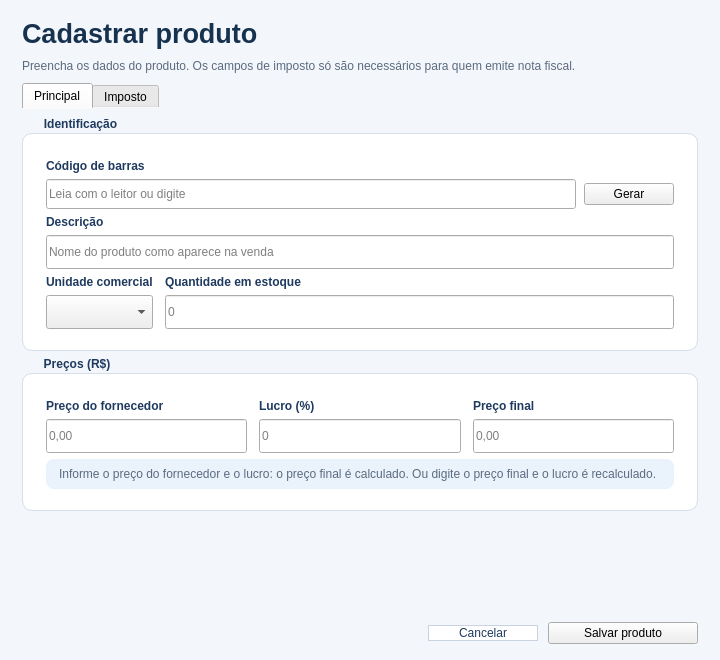
<?xml version="1.0" encoding="UTF-8"?>
<ui version="4.0">
 <class>InserirProduto</class>
 <widget class="QWidget" name="InserirProduto">
  <property name="geometry">
   <rect>
    <x>0</x>
    <y>0</y>
    <width>720</width>
    <height>660</height>
   </rect>
  </property>
  <property name="minimumSize">
   <size>
    <width>640</width>
    <height>620</height>
   </size>
  </property>
  <property name="windowTitle">
   <string>Inserir Produto</string>
  </property>
  <property name="styleSheet">
   <string notr="true">#InserirProduto { background-color: #f3f6fa; }
#label_11 { font-size: 20pt; font-weight: 700; color: #16324f; }
#Lbl_Subtitulo { color: #5b6b7f; }
#Lbl_DicaPreco { font-weight: 400; color: #5b6b7f; background: #eaf3fb; border-radius: 8px; padding: 8px 10px; }
#Lbl_NcmDesc { font-weight: 400; color: #475569; }
QGroupBox QLabel { color: #1e3a5f; font-weight: 600; background: transparent; }
QGroupBox { background-color: white; border: 1px solid #d5dee9; border-radius: 10px; margin-top: 16px; padding: 16px 14px 12px 14px; font-weight: 700; }
QGroupBox::title { subcontrol-origin: margin; left: 14px; padding: 0 6px; color: #1e3a5f; background-color: #f3f6fa; }
QLineEdit, QComboBox { min-height: 28px; }
QTabWidget::pane { background: transparent; border: none; top: 0px; }
QCheckBox#Check_Nf { font-weight: 700; color: #1e3a5f; spacing: 8px; padding: 8px 4px; }</string>
  </property>
  <layout class="QVBoxLayout" name="verticalLayout_raiz">
   <property name="spacing">
    <number>10</number>
   </property>
   <property name="leftMargin">
    <number>22</number>
   </property>
   <property name="topMargin">
    <number>18</number>
   </property>
   <property name="rightMargin">
    <number>22</number>
   </property>
   <property name="bottomMargin">
    <number>16</number>
   </property>
   <item>
    <widget class="QLabel" name="label_11">
     <property name="text">
      <string>Cadastrar produto</string>
     </property>
    </widget>
   </item>
   <item>
    <widget class="QLabel" name="Lbl_Subtitulo">
     <property name="text">
      <string>Preencha os dados do produto. Os campos de imposto só são necessários para quem emite nota fiscal.</string>
     </property>
     <property name="wordWrap">
      <bool>true</bool>
     </property>
    </widget>
   </item>
   <item>
    <widget class="QTabWidget" name="tabWidget">
     <property name="currentIndex">
      <number>0</number>
     </property>
     <widget class="QWidget" name="tab">
      <attribute name="title">
       <string>Principal</string>
      </attribute>
      <layout class="QVBoxLayout" name="verticalLayout_tab1">
       <property name="spacing">
        <number>6</number>
       </property>
       <property name="leftMargin">
        <number>0</number>
       </property>
       <property name="topMargin">
        <number>8</number>
       </property>
       <property name="rightMargin">
        <number>0</number>
       </property>
       <property name="bottomMargin">
        <number>0</number>
       </property>
       <item>
        <widget class="QGroupBox" name="groupBoxIdent">
         <property name="title">
          <string>Identificação</string>
         </property>
         <layout class="QGridLayout" name="gridLayout_ident">
          <property name="horizontalSpacing">
           <number>12</number>
          </property>
          <property name="verticalSpacing">
           <number>6</number>
          </property>
          <item row="0" column="0" colspan="2">
           <widget class="QLabel" name="label">
            <property name="text">
             <string>Código de barras</string>
            </property>
           </widget>
          </item>
          <item row="1" column="0" colspan="2">
           <layout class="QHBoxLayout" name="horizontalLayout">
            <property name="spacing">
             <number>8</number>
            </property>
            <item>
             <widget class="CustomLineEdit" name="Ledit_CBarras">
              <property name="placeholderText">
               <string>Leia com o leitor ou digite</string>
              </property>
             </widget>
            </item>
            <item>
             <widget class="QPushButton" name="Btn_GerarCBarras">
              <property name="minimumSize">
               <size>
                <width>90</width>
                <height>0</height>
               </size>
              </property>
              <property name="toolTip">
               <string>Gera um código de barras interno para o produto</string>
              </property>
              <property name="text">
               <string>Gerar</string>
              </property>
             </widget>
            </item>
           </layout>
          </item>
          <item row="2" column="0" colspan="2">
           <widget class="QLabel" name="label_2">
            <property name="text">
             <string>Descrição</string>
            </property>
           </widget>
          </item>
          <item row="3" column="0" colspan="2">
           <widget class="CustomLineEdit" name="Ledit_Desc">
            <property name="placeholderText">
             <string>Nome do produto como aparece na venda</string>
            </property>
           </widget>
          </item>
          <item row="4" column="0">
           <widget class="QLabel" name="label_5">
            <property name="text">
             <string>Unidade comercial</string>
            </property>
           </widget>
          </item>
          <item row="4" column="1">
           <widget class="QLabel" name="label_3">
            <property name="text">
             <string>Quantidade em estoque</string>
            </property>
           </widget>
          </item>
          <item row="5" column="0">
           <widget class="QComboBox" name="CBox_UCom"/>
          </item>
          <item row="5" column="1">
           <widget class="CustomLineEdit" name="Ledit_Quant">
            <property name="placeholderText">
             <string>0</string>
            </property>
           </widget>
          </item>
         </layout>
        </widget>
       </item>
       <item>
        <widget class="QGroupBox" name="groupBox">
         <property name="title">
          <string>Preços (R$)</string>
         </property>
         <layout class="QGridLayout" name="gridLayout_precos">
          <property name="horizontalSpacing">
           <number>12</number>
          </property>
          <property name="verticalSpacing">
           <number>6</number>
          </property>
          <item row="0" column="0">
           <widget class="QLabel" name="label_8">
            <property name="text">
             <string>Preço do fornecedor</string>
            </property>
           </widget>
          </item>
          <item row="0" column="1">
           <widget class="QLabel" name="label_9">
            <property name="text">
             <string>Lucro (%)</string>
            </property>
           </widget>
          </item>
          <item row="0" column="2">
           <widget class="QLabel" name="label_4">
            <property name="text">
             <string>Preço final</string>
            </property>
           </widget>
          </item>
          <item row="1" column="0">
           <widget class="CustomLineEdit" name="Ledit_PrecoFornecedor">
            <property name="placeholderText">
             <string>0,00</string>
            </property>
           </widget>
          </item>
          <item row="1" column="1">
           <widget class="QLineEdit" name="Ledit_PercentualLucro">
            <property name="placeholderText">
             <string>0</string>
            </property>
           </widget>
          </item>
          <item row="1" column="2">
           <widget class="QLineEdit" name="Ledit_PrecoFinal">
            <property name="placeholderText">
             <string>0,00</string>
            </property>
           </widget>
          </item>
          <item row="2" column="0" colspan="3">
           <widget class="QLabel" name="Lbl_DicaPreco">
            <property name="text">
             <string>Informe o preço do fornecedor e o lucro: o preço final é calculado. Ou digite o preço final e o lucro é recalculado.</string>
            </property>
            <property name="wordWrap">
             <bool>true</bool>
            </property>
           </widget>
          </item>
         </layout>
        </widget>
       </item>
       <item>
        <spacer name="verticalSpacer_tab1">
         <property name="orientation">
          <enum>Qt::Orientation::Vertical</enum>
         </property>
         <property name="sizeHint" stdset="0">
          <size>
           <width>20</width>
           <height>10</height>
          </size>
         </property>
        </spacer>
       </item>
      </layout>
     </widget>
     <widget class="QWidget" name="tab_2">
      <attribute name="title">
       <string>Imposto</string>
      </attribute>
      <layout class="QVBoxLayout" name="verticalLayout_tab2">
       <property name="spacing">
        <number>6</number>
       </property>
       <property name="leftMargin">
        <number>0</number>
       </property>
       <property name="topMargin">
        <number>8</number>
       </property>
       <property name="rightMargin">
        <number>0</number>
       </property>
       <property name="bottomMargin">
        <number>0</number>
       </property>
       <item>
        <widget class="QCheckBox" name="Check_Nf">
         <property name="text">
          <string>Este produto sai com nota fiscal (NF)</string>
         </property>
         <property name="checked">
          <bool>false</bool>
         </property>
        </widget>
       </item>
       <item>
        <widget class="QGroupBox" name="groupBoxFiscal">
         <property name="title">
          <string>Dados fiscais</string>
         </property>
         <layout class="QGridLayout" name="gridLayout_fiscal">
          <property name="horizontalSpacing">
           <number>12</number>
          </property>
          <property name="verticalSpacing">
           <number>6</number>
          </property>
          <item row="0" column="0" colspan="2">
           <widget class="QLabel" name="label_6">
            <property name="toolTip">
             <string>Nomenclatura Comum do Mercosul, pesquise o codigo correto para seu produto.</string>
            </property>
            <property name="text">
             <string>NCM</string>
            </property>
           </widget>
          </item>
          <item row="1" column="0" colspan="2">
           <widget class="CustomLineEdit" name="Ledit_NCM">
            <property name="toolTip">
             <string>Nomenclatura Comum do Mercosul, pesquise o codigo correto para seu produto.</string>
            </property>
            <property name="placeholderText">
             <string>8 dígitos</string>
            </property>
           </widget>
          </item>
          <item row="2" column="0" colspan="2">
           <widget class="QLabel" name="Lbl_NcmDesc">
            <property name="text">
             <string>Descrição: NCM</string>
            </property>
            <property name="wordWrap">
             <bool>true</bool>
            </property>
           </widget>
          </item>
          <item row="3" column="0">
           <widget class="QLabel" name="label_12">
            <property name="text">
             <string>CSOSN</string>
            </property>
           </widget>
          </item>
          <item row="3" column="1">
           <widget class="QLabel" name="label_13">
            <property name="text">
             <string>CST PIS/COFINS</string>
            </property>
           </widget>
          </item>
          <item row="4" column="0">
           <widget class="QLineEdit" name="Ledit_CSOSN"/>
          </item>
          <item row="4" column="1">
           <widget class="QLineEdit" name="Ledit_PIS"/>
          </item>
          <item row="5" column="0" colspan="2">
           <widget class="QLabel" name="label_10">
            <property name="toolTip">
             <string>Porcentagem de ICMS aproximada cobrado de cada produto, APENAS PARA INFORMAÇÃO NA NF.</string>
            </property>
            <property name="text">
             <string>Alíquota de imposto aproximada (IBPT) (%)</string>
            </property>
           </widget>
          </item>
          <item row="6" column="0" colspan="2">
           <widget class="QLineEdit" name="Ledit_Aliquota">
            <property name="toolTip">
             <string>Porcentagem de ICMS aproximada cobrado de cada produto, APENAS PARA INFORMAÇÃO NA NF.</string>
            </property>
           </widget>
          </item>
          <item row="7" column="0" colspan="2">
           <widget class="QLabel" name="Lbl_CEST">
            <property name="toolTip">
             <string>Código Especificador da Substituição Tributária,  você geralmente pode deixar em branco.</string>
            </property>
            <property name="text">
             <string>CEST</string>
            </property>
           </widget>
          </item>
          <item row="8" column="0" colspan="2">
           <widget class="CustomLineEdit" name="Ledit_CEST"/>
          </item>
         </layout>
        </widget>
       </item>
       <item>
        <spacer name="verticalSpacer_tab2">
         <property name="orientation">
          <enum>Qt::Orientation::Vertical</enum>
         </property>
         <property name="sizeHint" stdset="0">
          <size>
           <width>20</width>
           <height>10</height>
          </size>
         </property>
        </spacer>
       </item>
      </layout>
     </widget>
    </widget>
   </item>
   <item>
    <layout class="QHBoxLayout" name="horizontalLayout_botoes">
     <property name="spacing">
      <number>10</number>
     </property>
     <item>
      <spacer name="horizontalSpacer">
       <property name="orientation">
        <enum>Qt::Orientation::Horizontal</enum>
       </property>
       <property name="sizeHint" stdset="0">
        <size>
         <width>40</width>
         <height>20</height>
        </size>
       </property>
      </spacer>
     </item>
     <item>
      <widget class="QPushButton" name="Btn_Cancelar">
       <property name="minimumSize">
        <size>
         <width>110</width>
         <height>0</height>
        </size>
       </property>
       <property name="styleSheet">
        <string notr="true">QPushButton { background: white; color: #1e3a5f; border: 1px solid #c9d3df; }
QPushButton:hover { background: #eaf3fb; border-color: #2b84bf; }</string>
       </property>
       <property name="text">
        <string>Cancelar</string>
       </property>
      </widget>
     </item>
     <item>
      <widget class="QPushButton" name="Btn_Enviar">
       <property name="minimumSize">
        <size>
         <width>150</width>
         <height>0</height>
        </size>
       </property>
       <property name="text">
        <string>Salvar produto</string>
       </property>
       <property name="default">
        <bool>false</bool>
       </property>
      </widget>
     </item>
    </layout>
   </item>
  </layout>
 </widget>
 <customwidgets>
  <customwidget>
   <class>CustomLineEdit</class>
   <extends>QLineEdit</extends>
   <header>customlineedit.h</header>
  </customwidget>
 </customwidgets>
 <tabstops>
  <tabstop>Ledit_CBarras</tabstop>
  <tabstop>Btn_GerarCBarras</tabstop>
  <tabstop>Ledit_Desc</tabstop>
  <tabstop>CBox_UCom</tabstop>
  <tabstop>Ledit_Quant</tabstop>
  <tabstop>Ledit_PrecoFornecedor</tabstop>
  <tabstop>Ledit_PercentualLucro</tabstop>
  <tabstop>Ledit_PrecoFinal</tabstop>
  <tabstop>Btn_Enviar</tabstop>
  <tabstop>Btn_Cancelar</tabstop>
  <tabstop>tabWidget</tabstop>
  <tabstop>Check_Nf</tabstop>
  <tabstop>Ledit_NCM</tabstop>
  <tabstop>Ledit_CSOSN</tabstop>
  <tabstop>Ledit_PIS</tabstop>
  <tabstop>Ledit_Aliquota</tabstop>
  <tabstop>Ledit_CEST</tabstop>
 </tabstops>
 <resources/>
 <connections/>
</ui>
